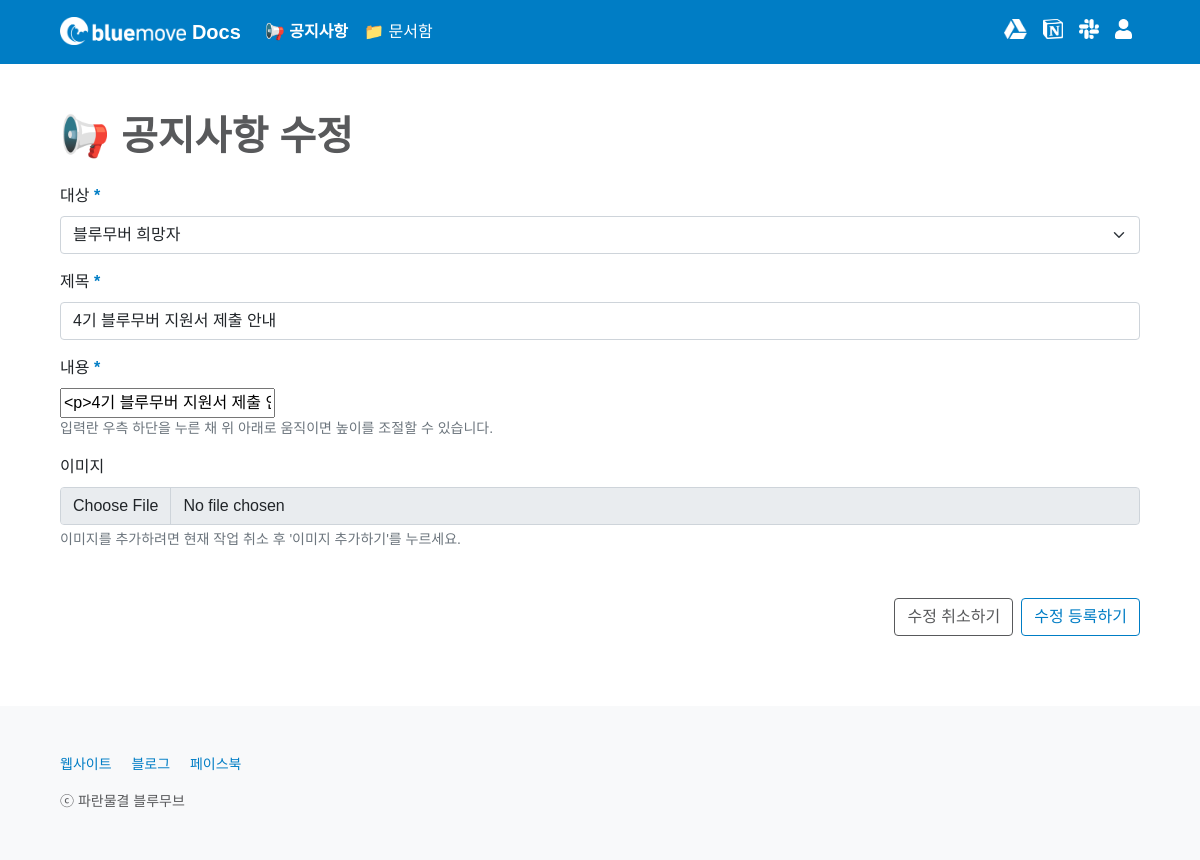
/notice/1/update/ (signed in), run on an earlier commit of the app's database.
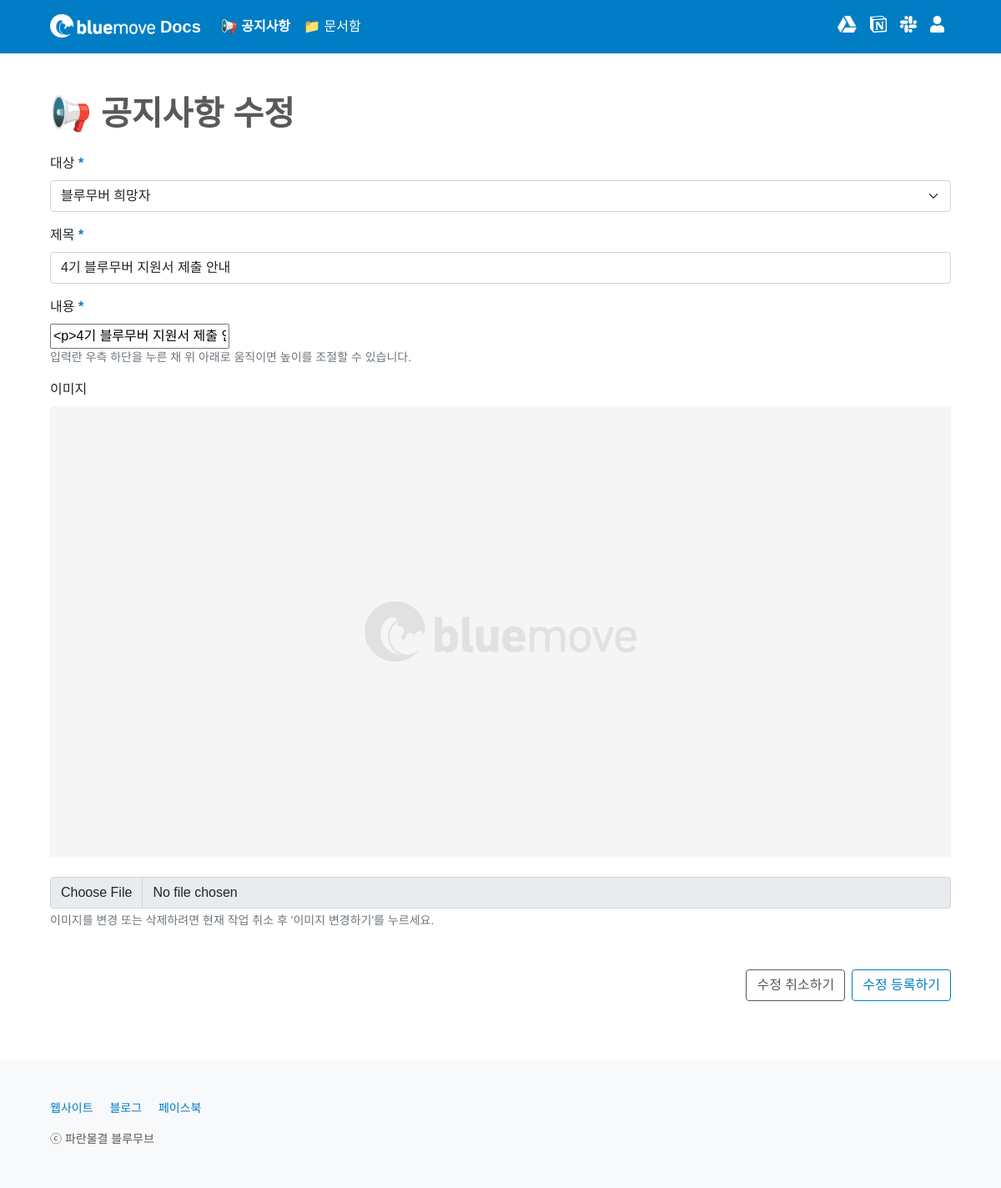
And on a later commit of the database.
### notice/models.py (models this page shows, shortened)
class Notice(models.Model):
    CATEGORY_CHOICES = {
        ('bluemover', '블루무버'),
        ('applicant', '블루무버 희망자'),
        ('posongvi', '뽀송비 학생')
    }
    title = models.CharField(max_length = 50)
    writer = models.ForeignKey(User, on_delete=models.CASCADE)
    category = models.CharField(max_length = 50, choices = CATEGORY_CHOICES)
    content = RichTextField()
    image = models.ImageField(upload_to='images/')
    created_at = models.DateField(auto_now_add = True)
    updated_at = models.DateField(auto_now = True)
    favorite_user_set = models.ManyToManyField(User, blank=True, related_name="favorite_user_set", through="Favorite")

### notice/views.py (the view, shortened to what this page needs)
# urls.py: path('<int:id>/update/', update, name='update'),
@permission_required('auth.add_permission', raise_exception=True)
def update(request, id):
    notice = get_object_or_404(Notice, pk=id)
    form = NoticeContentForm(instance=notice)
    return render(request, 'notice/update.html', {'notice': notice, 'form': form})

### notice/forms.py (shortened to what this page needs)
class NoticeContentForm(forms.ModelForm):
    content = forms.CharField(widget = CKEditorWidget(), label='', required=True)
    class Meta:
        model = Notice
        fields = [
            'content'
        ]

### notice/templates/notice/update.html (shortened to what this page needs)
{% extends 'base.html' %}
{% block content %}
{% include 'shared/_navbar4notice.html' %}
<main class="px-2 px-md-5">
    <div class="container-md mt-5 table-responsive">
        <h1 class="mb-4" style="font-weight: 600; color: #58595B;">📢 공지사항 수정</h1>
        <form action="{% url 'notice:update' notice.id %}" method="POST" enctype="multipart/form-data" class="needs-validation" novalidate>
            <div class="form-group mb-3">
                <label for="category" class="form-label">대상<span style="color: #007DC5; font-weight: 600;"> *</span></label>
                <select class="form-select" name="category" id="category" placeholder="대상을 선택하세요." required>
                    <option value="{{ notice.category }}" selected hidden>
                        {% if notice.category == 'applicant' %}
                        블루무버 희망자
                        {% endif %}
                    </option>
                </select>
            </div>
            <div class="form-group mb-3">
                <label for="title" class="form-label">제목<span style="color: #007DC5; font-weight: 600;"> *</span></label>
                <input type="text" class="form-control" name="title" id="title" placeholder="제목을 입력하세요." value="{{ notice.title }}" required>
            </div>
            <div class="form-group mb-3">
                <label for="content" class="form-label">내용<span style="color: #007DC5; font-weight: 600;"> *</span></label>
                <div id="editor">
                {{ form.as_table }}
                </div>
                <div id="contentHelp" class="form-text m-0">입력란 우측 하단을 누른 채 위 아래로 움직이면 높이를 조절할 수 있습니다.</div>
            </div>
            <div class="form-group mb-5">
                <label for="image" class="form-label">이미지</label>
                {% if notice.image %}
                <div class="mb-4 d-flex justify-content-center">
                    <img src="{{ notice.image.url }}" class="img-fluid text-center" alt="이미지를 불러올 수 없습니다.">
                </div>
                {% endif %}
                <input type="file" class="form-control" name="image" id="image" aria-describedby="imageHelp" accept="image/*" disabled>
                <div id="imageHelp" class="form-text">
                    {% if notice.image %}
                    이미지를 변경 또는 삭제하려면 현재 작업 취소 후 '이미지 변경하기'를 누르세요.
                    {% else %}
                    이미지를 추가하려면 현재 작업 취소 후 '이미지 추가하기'를 누르세요.
                    {% endif %}
                </div>
            </div>
            <div class="d-grid gap-2 d-sm-flex justify-content-sm-end">
                <a type="button" class="btn btn-outline-secondary" data-bs-toggle="modal" data-bs-target="#cancelModal">수정 취소하기</a>
                <input type="submit" value="수정 등록하기" class="btn btn-outline-primary">
            </div>
        </form>
    </div>
</main>
{% endblock %}

What changed in the data, as far as the page shows it:
changed Notice "블루무버 희망자": image: picture added
Also different on the page:
text no longer shown: "이미지를 추가하려면 현재 작업 취소 후 '이미지 추가하기'를 누르세요."
text now shown: "이미지를 변경 또는 삭제하려면 현재 작업 취소 후 '이미지 변경하기'를 누르세요."
